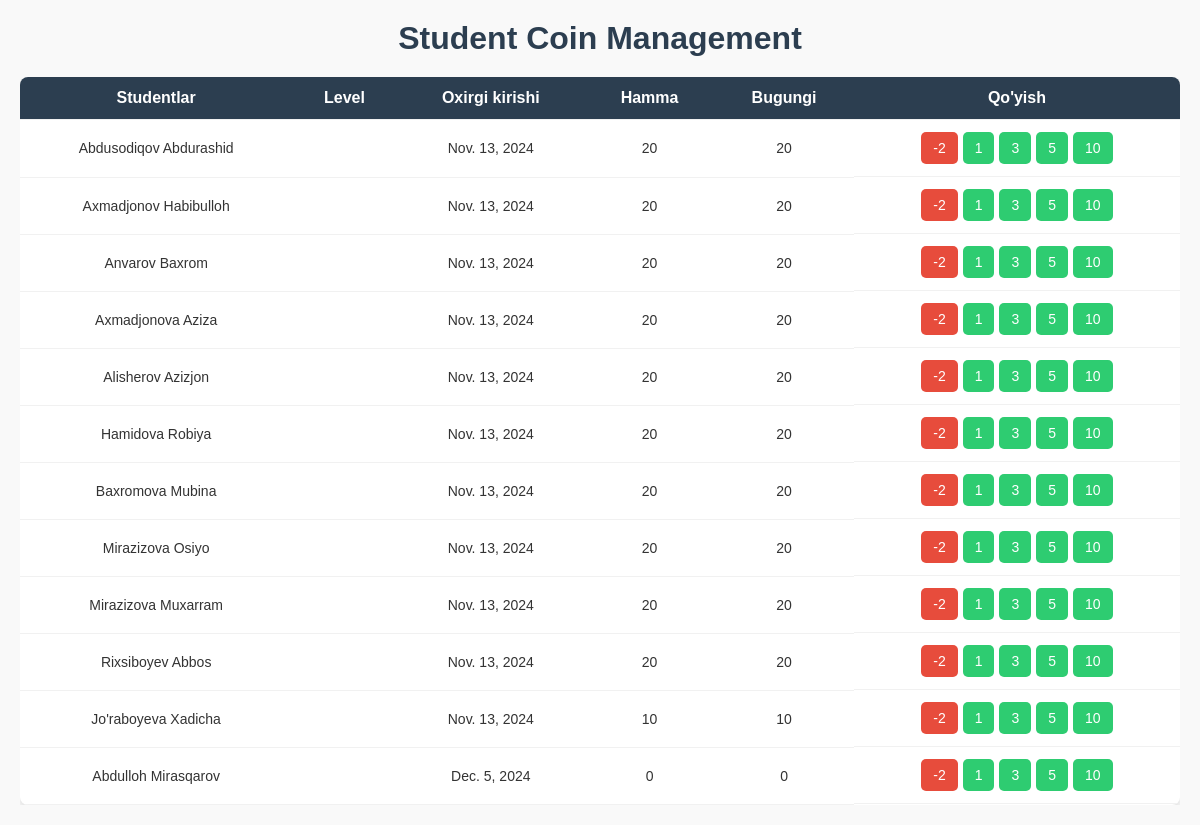
The app's page /dashboard/group/6/, older data.
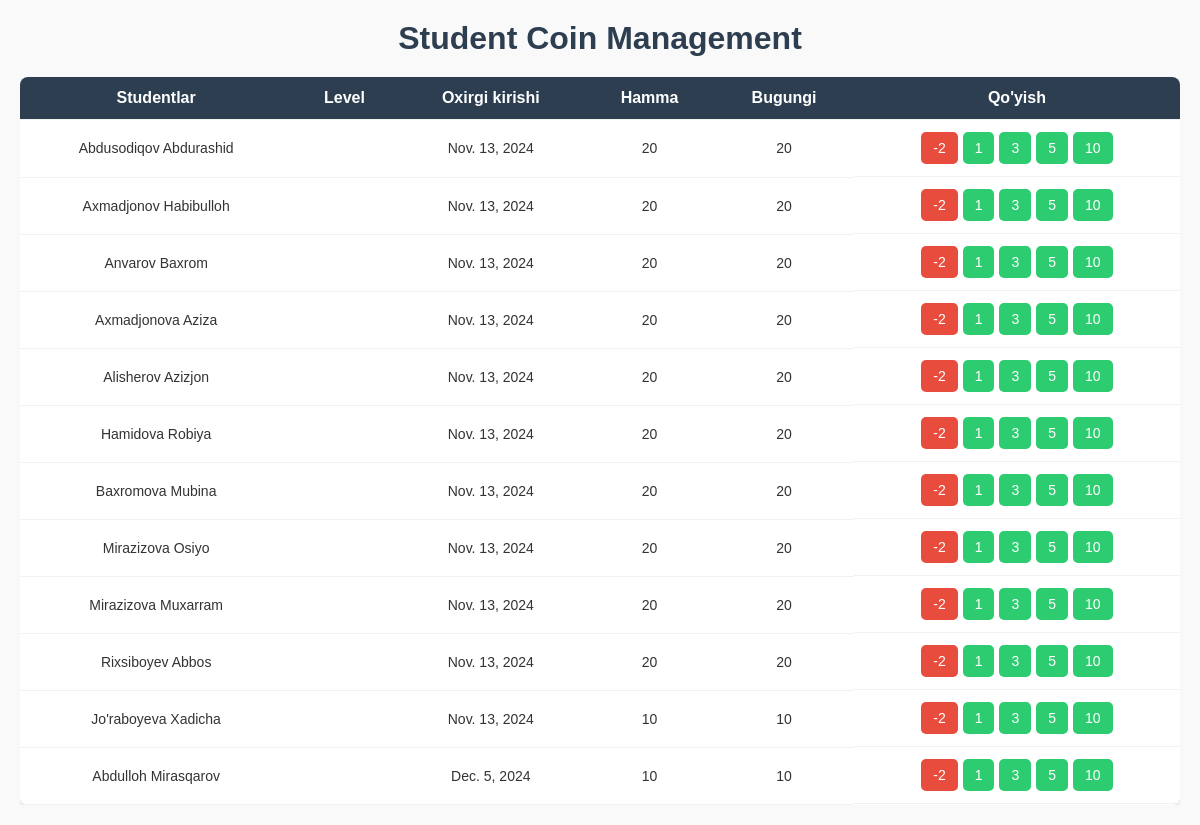
The same page, newer data.
### accounts/models.py (models this page shows, shortened)
class User(models.Model):
    name = models.CharField(max_length=100)
    modme_id = models.CharField(max_length=50, unique=True)
    password = models.CharField(max_length=128)
    level = models.IntegerField(default=1)
    last_visit = models.DateField(default=0)
    total_coins = models.IntegerField(default=0)
    coins_today = models.IntegerField(default=0)
    group = models.ForeignKey(Group, on_delete=models.CASCADE, related_name='groups', null=True, blank=True)

### accounts/views.py (the view)
# urls.py: path('dashboard/group/<int:group_id>/', student_list, name='group_students'),
def student_list(request, group_id):
    group = get_object_or_404(Group, id=group_id)
    students = User.objects.filter(group=group)
    return render(request, 'dashboard.html', {'students': students})

### templates/dashboard.html (shortened to what this page needs)
{% load static %}
<!DOCTYPE html>
<html lang="en">
<head>
</head>
<body>
    <h1>Student Coin Management</h1>
    <div style="overflow-x: auto;">
        <table>
            <tr>
                <th>Studentlar</th>
                <th>Level</th>
                <th>Oxirgi kirishi</th>
                <th>Hamma</th>
                <th>Bugungi</th>
                <th>Qo'yish</th>
            </tr>
            {% for student in students %}
            <tr>
                <td>{{ student.name }} </td>
                <td>{{ student.league }} </td>
                <td>{{ student.last_visit }} </td>
                <td>{{ student.total_coins }}</td>
                <td>{{ student.coins_today }}</td>
                <td>
                    <a href="{% url 'dashboard' student.id 2 %}" class="coin-btn btn-subtract">-2</a>
                    <a href="{% url 'dashboard' student.id 1 %}" class="coin-btn btn-add">1</a>
                    <a href="{% url 'dashboard' student.id 3 %}" class="coin-btn btn-add">3</a>
                    <a href="{% url 'dashboard' student.id 5 %}" class="coin-btn btn-add">5</a>
                    <a href="{% url 'dashboard' student.id 10 %}" class="coin-btn btn-add">10</a>
                </td>
            </tr>
            {% endfor %}
        </table>
    </div>
</body>
</html>

Row changes from the older to the newer data that the page shows:
changed User "Abdulloh Mirasqarov": total_coins "0" → "10"; coins_today "0" → "10"
